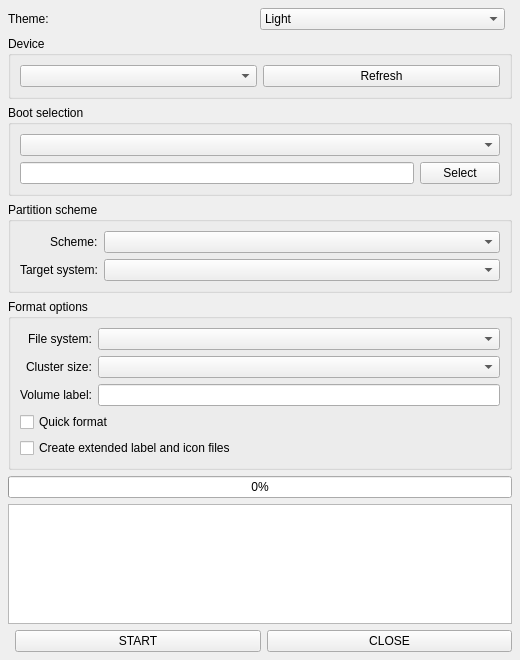
<?xml version="1.0" encoding="UTF-8"?>
<ui version="4.0">
 <class>MainWindow</class>
 <widget class="QMainWindow" name="MainWindow">
  <property name="geometry">
   <rect>
    <x>0</x>
    <y>0</y>
    <width>520</width>
    <height>660</height>
   </rect>
  </property>
  <property name="windowTitle">
   <string>Pokoyo Imager 1.0</string>
  </property>

  <widget class="QWidget" name="centralwidget">
   <layout class="QVBoxLayout" name="verticalLayout">
    <property name="spacing">
     <number>6</number>
    </property>
    <property name="margin">
     <number>8</number>
    </property>

    <!-- THEME SELECTION -->
    <item>
     <layout class="QHBoxLayout">
      <item>
       <widget class="QLabel" name="labelTheme">
        <property name="text">
         <string>Theme:</string>
        </property>
       </widget>
      </item>
      <item>
       <widget class="QComboBox" name="comboTheme">
        <item>
         <property name="text">
          <string>Light</string>
         </property>
        </item>
        <item>
         <property name="text">
          <string>Dark</string>
         </property>
        </item>
       </widget>
      </item>
      <item>
       <spacer name="themeSpacer">
        <property name="orientation">
         <enum>Qt::Horizontal</enum>
        </property>
       </spacer>
      </item>
     </layout>
    </item>

    <!-- DEVICE -->
    <item>
     <widget class="QGroupBox" name="groupDevice">
      <property name="title">
       <string>Device</string>
      </property>
      <layout class="QHBoxLayout">
       <item>
        <widget class="QComboBox" name="comboDevice"/>
       </item>
       <item>
        <widget class="QPushButton" name="btnRefresh">
         <property name="text">
          <string>Refresh</string>
         </property>
        </widget>
       </item>
      </layout>
     </widget>
    </item>

    <!-- BOOT SELECTION -->
    <item>
     <widget class="QGroupBox" name="groupBoot">
      <property name="title">
       <string>Boot selection</string>
      </property>
      <layout class="QVBoxLayout">
       <item>
        <widget class="QComboBox" name="comboBootType"/>
       </item>
       <item>
        <layout class="QHBoxLayout">
         <item>
          <widget class="QLineEdit" name="editImagePath"/>
         </item>
         <item>
          <widget class="QPushButton" name="btnSelectImage">
           <property name="text">
            <string>Select</string>
           </property>
          </widget>
         </item>
        </layout>
       </item>
      </layout>
     </widget>
    </item>

    <!-- PARTITION -->
    <item>
     <widget class="QGroupBox" name="groupPartition">
      <property name="title">
       <string>Partition scheme</string>
      </property>
      <layout class="QFormLayout">
       <property name="labelAlignment">
        <set>Qt::AlignRight|Qt::AlignVCenter</set>
       </property>

       <item row="0" column="0">
        <widget class="QLabel">
         <property name="text">
          <string>Scheme:</string>
         </property>
        </widget>
       </item>
       <item row="0" column="1">
        <widget class="QComboBox" name="comboPartitionScheme"/>
       </item>

       <item row="1" column="0">
        <widget class="QLabel">
         <property name="text">
          <string>Target system:</string>
         </property>
        </widget>
       </item>
       <item row="1" column="1">
        <widget class="QComboBox" name="comboTargetSystem"/>
       </item>
      </layout>
     </widget>
    </item>

    <!-- FORMAT OPTIONS -->
    <item>
     <widget class="QGroupBox" name="groupFormat">
      <property name="title">
       <string>Format options</string>
      </property>
      <layout class="QFormLayout">
       <property name="labelAlignment">
        <set>Qt::AlignRight|Qt::AlignVCenter</set>
       </property>

       <item row="0" column="0">
        <widget class="QLabel">
         <property name="text">
          <string>File system:</string>
         </property>
        </widget>
       </item>
       <item row="0" column="1">
        <widget class="QComboBox" name="comboFileSystem"/>
       </item>

       <item row="1" column="0">
        <widget class="QLabel">
         <property name="text">
          <string>Cluster size:</string>
         </property>
        </widget>
       </item>
       <item row="1" column="1">
        <widget class="QComboBox" name="comboClusterSize"/>
       </item>

       <item row="2" column="0">
        <widget class="QLabel">
         <property name="text">
          <string>Volume label:</string>
         </property>
        </widget>
       </item>
       <item row="2" column="1">
        <widget class="QLineEdit" name="editVolumeLabel"/>
       </item>

       <item row="3" column="0" colspan="2">
        <widget class="QCheckBox" name="checkQuickFormat">
         <property name="text">
          <string>Quick format</string>
         </property>
        </widget>
       </item>

       <item row="4" column="0" colspan="2">
        <widget class="QCheckBox" name="checkExtendedLabel">
         <property name="text">
          <string>Create extended label and icon files</string>
         </property>
        </widget>
       </item>

      </layout>
     </widget>
    </item>

    <!-- PROGRESS -->
    <item>
     <widget class="QProgressBar" name="progressBar">
      <property name="minimumHeight">
       <number>18</number>
      </property>
      <property name="value">
       <number>0</number>
      </property>
     </widget>
    </item>

    <!-- LOG -->
    <item>
     <widget class="QTextEdit" name="textLog">
      <property name="minimumHeight">
       <number>120</number>
      </property>
      <property name="readOnly">
       <bool>true</bool>
      </property>
     </widget>
    </item>

    <!-- BUTTONS -->
    <item>
     <layout class="QHBoxLayout">
      <item>
       <spacer name="horizontalSpacer">
        <property name="orientation">
         <enum>Qt::Horizontal</enum>
        </property>
       </spacer>
      </item>
      <item>
       <widget class="QPushButton" name="btnStart">
        <property name="minimumWidth">
         <number>110</number>
        </property>
        <property name="text">
         <string>START</string>
        </property>
       </widget>
      </item>
      <item>
       <widget class="QPushButton" name="btnClose">
        <property name="minimumWidth">
         <number>80</number>
        </property>
        <property name="text">
         <string>CLOSE</string>
        </property>
       </widget>
      </item>
     </layout>
    </item>

   </layout>
  </widget>
 </widget>
 <resources/>
 <connections/>
</ui>
